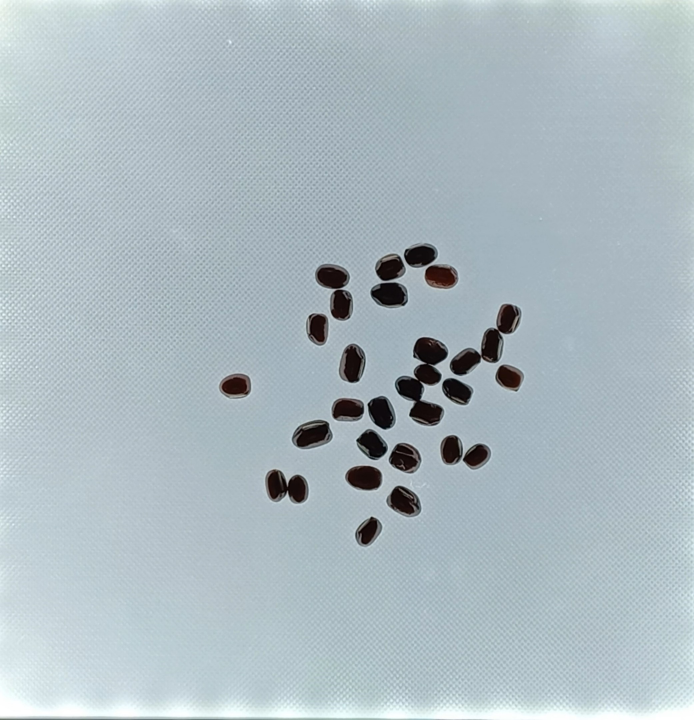
#> input picture 1.jpg, 2081 x 2160 px (shown at 1/3 size)
$ python -i IPP.py   (imports and definitions only)
#> lines starting #> are read from the running program, lines starting #| are printed output that depends on the picture; after the words box and inside, x2 and y2 are one past the last pixel; in counts of white or black regions, pixels touching at a corner belong together
#> further down, picture is the input picture: shape (2160, 2081, 3); mean B, G, R 193, 186.4, 172.4
# Image Pre-Processing
import cv2
import numpy as np

class ImageCV:
    def __init__(self) -> None:
        self.brigtness = -30 #양수 밝게, 음수 어둡게
        self.alp = 1.0
        self.kernel_3 = cv2.getStructuringElement(cv2.MORPH_RECT, (3, 3))
        self.kernel_5 = cv2.getStructuringElement(cv2.MORPH_RECT, (5, 5))
        self.kernel_ones = np.ones((3,3),np.uint8)

        # set_brightness_threshold
        self.threshold = 0

    def gray(self, image: np.ndarray) -> np.ndarray:
        '''
        이미지의 채널 수로 흑백 여부 판단\n
        Input : 이미지 | Output : 흑백 이미지
        '''
        if len(image.shape) == 3:
            gray_image = cv2.cvtColor(image, cv2.COLOR_BGR2GRAY)
        else:
            gray_image = image
        return gray_image

    # [6 lines left out: function BGR, not called in this run]

    def Image_Crop(self, image, pos: np.ndarray, dsize: tuple) -> np.ndarray:
        dst = cv2.warpPerspective(image, pos, dsize)
        return cv2.flip(dst, 0)

    def Scale_Resolution(self, image: np.ndarray, Scale: float) -> tuple:
        height, width = image.shape[:2]
        return (int(width*Scale), int(height*Scale))

    # [18 lines left out: function Image_Slice, not called in this run]

    def Brightness(self, image: np.ndarray) -> np.ndarray:
        image = (np.int16(image) + self.brigtness).astype(np.uint8)
        return image

    # [55 lines left out: functions Dilate, Binarization, Pos_by_Img, Histogram_Equalization, Contrast_Adjustment, highlight_contours, not called in this run]

    def color_invert(self, image: np.ndarray) -> np.ndarray:
        inverted_image = 255 - image
        return inverted_image

    # [19 lines left out: functions threshold_brightness, White_Mask, not called in this run]

    def Background_Area(self, image: np.ndarray) -> np.ndarray:
        kernel = cv2.getStructuringElement(cv2.MORPH_RECT, (3, 3))
        image = self.gray(image)
        dist = cv2.distanceTransform(image, cv2.DIST_L2, 5)
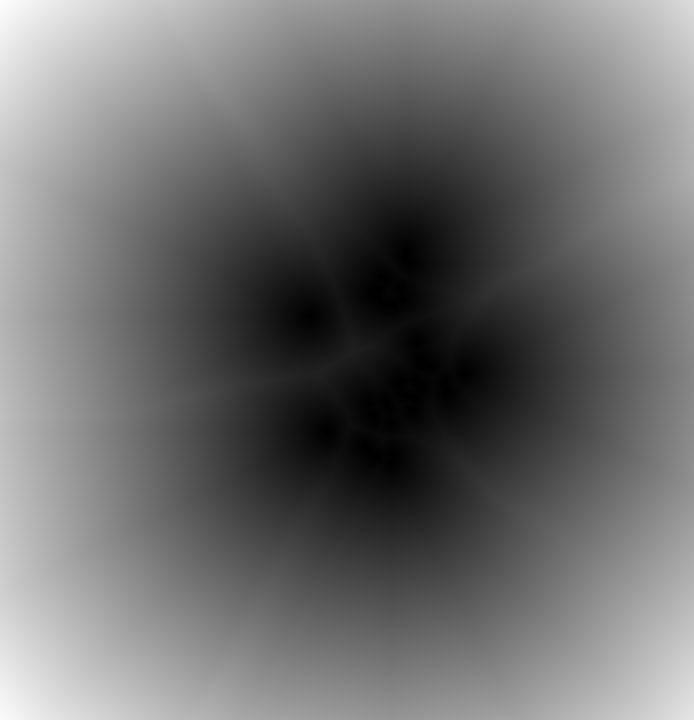
#> dist: shape (2160, 2081) float32 (shown at 1/3 size); min 0, max 1317.2, mean 572; drawn with min black and max white
        # foreground area
        _, sure_fg = cv2.threshold(dist, 0.46* dist.max(), 255, cv2.THRESH_BINARY)
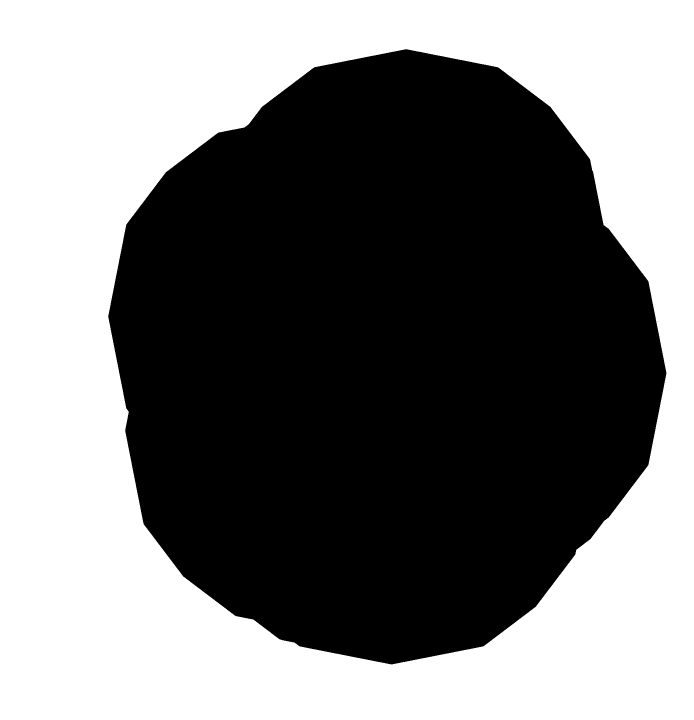
#> sure_fg: shape (2160, 2081) float32 (shown at 1/3 size); 48.3% white; 1 white region, box (x1, y1, x2, y2) and area: (0, 0, 2081, 2160) 2170247
        sure_bg = cv2.dilate(sure_fg, kernel, iterations=1)
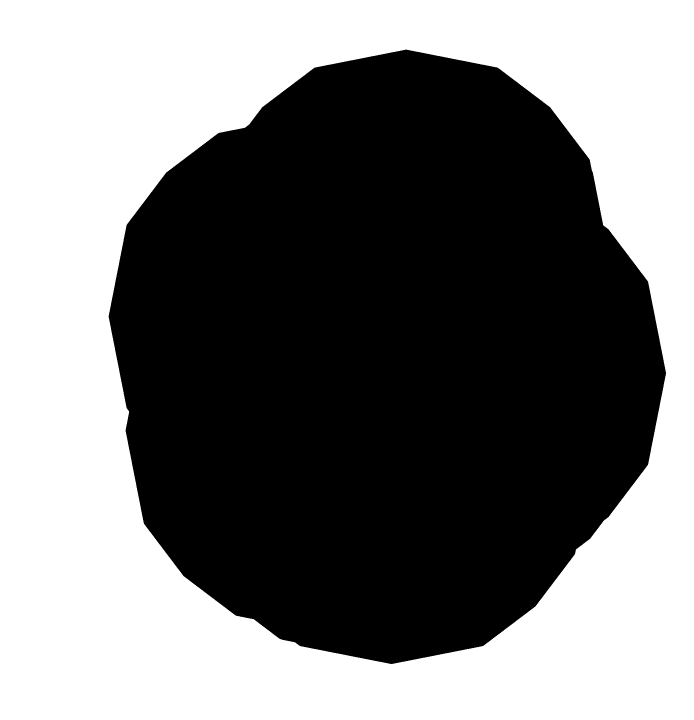
#> sure_bg: shape (2160, 2081) float32 (shown at 1/3 size); 48.4% white; 1 white region, box (x1, y1, x2, y2) and area: (0, 0, 2081, 2160) 2177301
        sure_bg = sure_bg.astype(np.uint8)
        return sure_bg

    # [10 lines left out: function Image_empty, not called in this run]
'''
-------------------------------------------테스트-------------------------------------------
'''

# [5 lines of commented-out code are left out]

>>> import cv2
>>> picture = cv2.imread('../../../1.jpg')
>>> result = ImageCV().Background_Area(picture)
